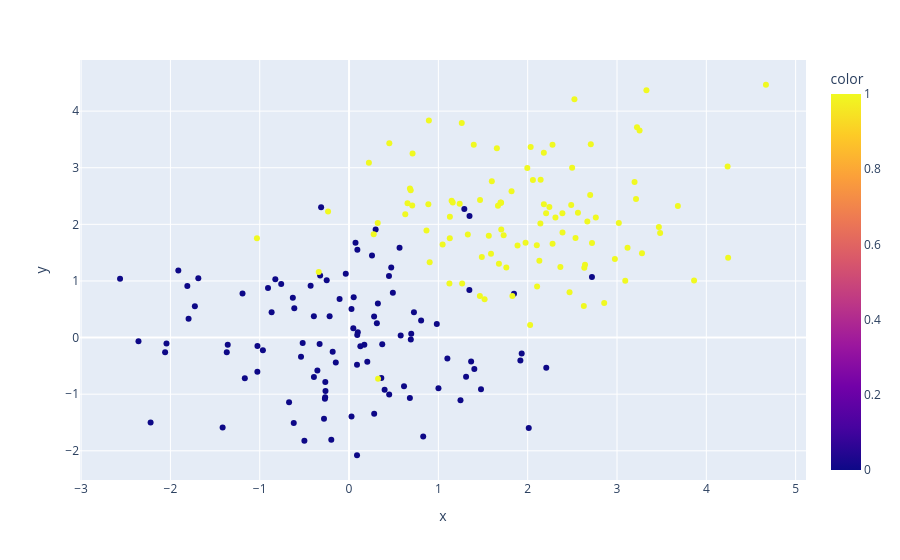

The notebook cell saved with this chart:
### Code cell
px.scatter(x=train_data[:,0], y=train_data[:,1], color=train_labels)

### Figure 1 — Plotly figure (JSON) as saved in the notebook; plotly's stock layout.template omitted (floating-point values rounded to 4 significant figures; data arrays with more than 128 entries replaced by an {"elided": "..."} marker saying what was removed)
{"data": [{"hovertemplate": "x=%{x}<br>y=%{y}<br>color=%{marker.color}<extra></extra>", "legendgroup": "", "marker": {"color": {"elided": "200 int values"}, "coloraxis": "coloraxis", "symbol": "circle"}, "mode": "markers", "name": "", "orientation": "v", "showlegend": false, "type": "scatter", "x": {"elided": "200 float values"}, "xaxis": "x", "y": {"elided": "200 float values"}, "yaxis": "y"}], "layout": {"autosize": true, "coloraxis": {"colorbar": {"title": {"text": "color"}}, "colorscale": [[0, "#0d0887"], [0.1111, "#46039f"], [0.2222, "#7201a8"], [0.3333, "#9c179e"], [0.4444, "#bd3786"], [0.5556, "#d8576b"], [0.6667, "#ed7953"], [0.7778, "#fb9f3a"], [0.8889, "#fdca26"], [1, "#f0f921"]]}, "legend": {"tracegroupgap": 0}, "margin": {"t": 60}, "xaxis": {"anchor": "y", "autorange": true, "domain": [0, 1], "range": [-2.998, 5.102], "title": {"text": "x"}, "type": "linear"}, "yaxis": {"anchor": "x", "autorange": true, "domain": [0, 1], "range": [-2.586, 4.972], "title": {"text": "y"}, "type": "linear"}}}
